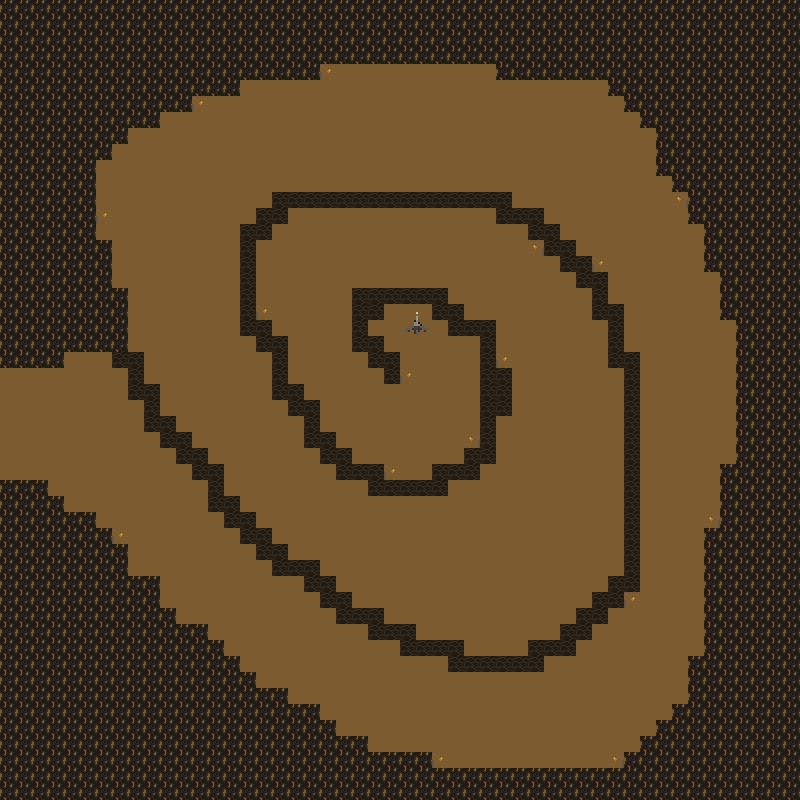

Below is a game level as drawn by its tile map, then a one-line description and the .tmx that defines it (tile-layer data replaced by summaries):
An orthogonal 50x50 tile map with 16x16 px tiles, 3 tile layers (Calque de Tuiles 1, Calque de Tuiles 2, obj), 2 tilesets and 117 objects (110x collision, sortie_grotte3, spawn_grotte3, dep, récup, ...).

<map version="1.10" tiledversion="1.10.1" orientation="orthogonal" renderorder="right-down" width="50" height="50" tilewidth="16" tileheight="16" infinite="0" nextlayerid="8" nextobjectid="193">
 <tileset firstgid="1" source="decors.tsx" />
 <tileset firstgid="17" source="decors_32x32.tsx" />
 <layer id="1" name="Calque de Tuiles 1" width="50" height="50">
  <data>[2500 cells, 2500 non-empty, 3 distinct tile ids]</data>
 </layer>
 <layer id="4" name="Calque de Tuiles 2" width="50" height="50">
  <data>[2500 cells, 16 non-empty, 1 distinct tile ids]</data>
 </layer>
 <layer id="5" name="obj" width="50" height="50">
  <data>[2500 cells, 4 non-empty, 4 distinct tile ids]</data>
 </layer>
 <objectgroup id="6" name="sortie_grotte3">
  <object id="191" name="sortie_grotte3" x="-1.33333" y="366" width="8" height="112.667" />
 </objectgroup>
 <objectgroup id="7" name="spawn_grotte3">
  <object id="192" name="spawn_grotte3" x="38.6667" y="429.333">
   <ellipse />
  </object>
  <objectgroup id="21" name="dep_1">
  <object id="88" name="dep" x="50000" y="50000" width="32" height="30.6667" />
 </objectgroup>
 </objectgroup>
 <objectgroup id="2" name="récup">
  <object id="116" name="récup" x="400.333" y="303.667" width="31.6667" height="33.6667" />
 </objectgroup>
 <objectgroup id="3" name="collision">
  <object id="2" name="collision" x="704" y="529.333" width="92" height="266.667" />
  <object id="4" name="collision" x="606.667" y="76.6667" width="142.667" height="17.3333" />
  <object id="7" name="collision" x="623.333" y="94.6667" width="70.6667" height="16" />
  <object id="9" name="collision" x="638.667" y="112" width="70.6667" height="16" />
  <object id="11" name="collision" x="656" y="128" width="71.3333" height="47.3333" />
  <object id="12" name="collision" x="673.333" y="174.667" width="58.6667" height="16" />
  <object id="13" name="collision" x="688.667" y="191.333" width="52.6667" height="30" />
  <object id="14" name="collision" x="704" y="220.667" width="70.6667" height="50" />
  <object id="15" name="collision" x="720" y="268.667" width="65.3333" height="49.3333" />
  <object id="16" name="collision" x="734.667" y="318" width="60.6667" height="236" />
  <object id="17" name="collision" x="720" y="464" width="53.3333" height="92" />
  <object id="18" name="collision" x="496" y="27.3333" width="168.667" height="52" />
  <object id="19" name="collision" x="318" y="17.3333" width="238.667" height="44.6667" />
  <object id="20" name="collision" x="52" y="104.667" width="41.3333" height="134.667" />
  <object id="21" name="collision" x="194" y="46" width="124.667" height="31.3333" />
  <object id="22" name="collision" x="150" y="62" width="87.3333" height="31.3333" />
  <object id="23" name="collision" x="83.3333" y="76" width="106.667" height="33.3333" />
  <object id="25" name="collision" x="46" y="78" width="111.333" height="48" />
  <object id="26" name="collision" x="70.6667" y="119.333" width="54.6667" height="21.3333" />
  <object id="27" name="collision" x="78.6667" y="132" width="30.6667" height="26" />
  <object id="29" name="collision" x="42" y="240.667" width="68" height="108" />
  <object id="30" name="collision" x="109.333" y="288.667" width="18" height="80" />
  <object id="31" name="collision" x="0" y="324" width="64" height="42" />
  <object id="32" name="collision" x="-202" y="820" />
  <object id="33" name="collision" x="0" y="479.5" width="47" height="52.5" />
  <object id="36" name="collision" x="46.5" y="495.5" width="18.5" height="39" />
  <object id="37" name="collision" x="95.25" y="526.5" width="18.5" height="39" />
  <object id="41" name="collision" x="108.25" y="544" width="18.5" height="39" />
  <object id="44" name="collision" x="124.25" y="574.5" width="18.5" height="39" />
  <object id="46" name="collision" x="142.25" y="575.5" width="18.5" height="39" />
  <object id="50" name="collision" x="156.25" y="607.5" width="18.5" height="39" />
  <object id="52" name="collision" x="171.75" y="625" width="18.5" height="39" />
  <object id="55" name="collision" x="188.25" y="625.5" width="18.5" height="39" />
  <object id="56" name="collision" x="206.75" y="641.5" width="18.5" height="39" />
  <object id="57" name="collision" x="220.75" y="658" width="18.5" height="39" />
  <object id="60" name="collision" x="238.75" y="672.5" width="18.5" height="39" />
  <object id="63" name="collision" x="256.25" y="688" width="18.5" height="39" />
  <object id="66" name="collision" x="270.25" y="689.5" width="18.5" height="39" />
  <object id="70" name="collision" x="65.25" y="512" width="18.5" height="39" />
  <object id="75" name="collision" x="76.75" y="513" width="18.5" height="39" />
  <object id="81" name="collision" x="284.75" y="704" width="18.5" height="39" />
  <object id="82" name="collision" x="300.25" y="704.5" width="18.5" height="39" />
  <object id="87" name="collision" x="317.25" y="720.5" width="18.5" height="39" />
  <object id="88" name="collision" x="329.75" y="735" width="18.5" height="39" />
  <object id="90" name="collision" x="348.75" y="737" width="18.5" height="39" />
  <object id="93" name="collision" x="365.75" y="751" width="18.5" height="39" />
  <object id="104" name="collision" x="383.25" y="750.5" width="18.5" height="39" />
  <object id="105" name="collision" x="395.75" y="752" width="18.5" height="39" />
  <object id="107" name="collision" x="412.75" y="752" width="18.5" height="39" />
  <object id="108" name="collision" x="744" y="764" />
  <object id="109" name="collision" x="429.5" y="769" width="194.5" height="28.5" />
  <object id="111" name="collision" x="688.5" y="655.5" width="18" height="63" />
  <object id="112" name="collision" x="672.5" y="704" width="15.5" height="27" />
  <object id="113" name="collision" x="657" y="719.5" width="22.5" height="33.5" />
  <object id="114" name="collision" x="640.5" y="737" width="24" height="31.5" />
  <object id="115" name="collision" x="624.5" y="751.5" width="34.5" height="38.5" />
  <object id="118" name="collision" x="127" y="351" width="17.5" height="49" />
  <object id="119" name="collision" x="144.5" y="385" width="15" height="46.5" />
  <object id="126" name="collision" x="159" y="416" width="17" height="30.5" />
  <object id="128" name="collision" x="176" y="432.5" width="16.5" height="30.5" />
  <object id="130" name="collision" x="191" y="448.5" width="17.5" height="30.5" />
  <object id="131" name="collision" x="208.5" y="464.5" width="16" height="46.5" />
  <object id="132" name="collision" x="224.5" y="495.5" width="16" height="32" />
  <object id="133" name="collision" x="240.5" y="512.5" width="15.5" height="15" />
  <object id="135" name="collision" x="240.5" y="528.5" width="31.5" height="17" />
  <object id="136" name="collision" x="256.5" y="544.5" width="31" height="14" />
  <object id="137" name="collision" x="273.5" y="559" width="45.5" height="17" />
  <object id="138" name="collision" x="304.5" y="575" width="31.5" height="16" />
  <object id="139" name="collision" x="320.5" y="590.5" width="31.5" height="16" />
  <object id="141" name="collision" x="337" y="609" width="45.5" height="15" />
  <object id="142" name="collision" x="336.5" y="600.5" width="15" height="10" />
  <object id="143" name="collision" x="368.5" y="624" width="46.5" height="15.5" />
  <object id="144" name="collision" x="399.5" y="639" width="65.5" height="18" />
  </objectgroup>
 <objectgroup id="13" name="poubelle_verte">
  <!-- 1 objects omitted --></objectgroup>
 <objectgroup id="17" name="poubelle_noir">
  <!-- 1 objects omitted --></objectgroup>
 <objectgroup id="18" name="poubelle_jaune">
  <!-- 1 objects omitted --></objectgroup>
</map>
<!-- 40 of 117 objects omitted -->
